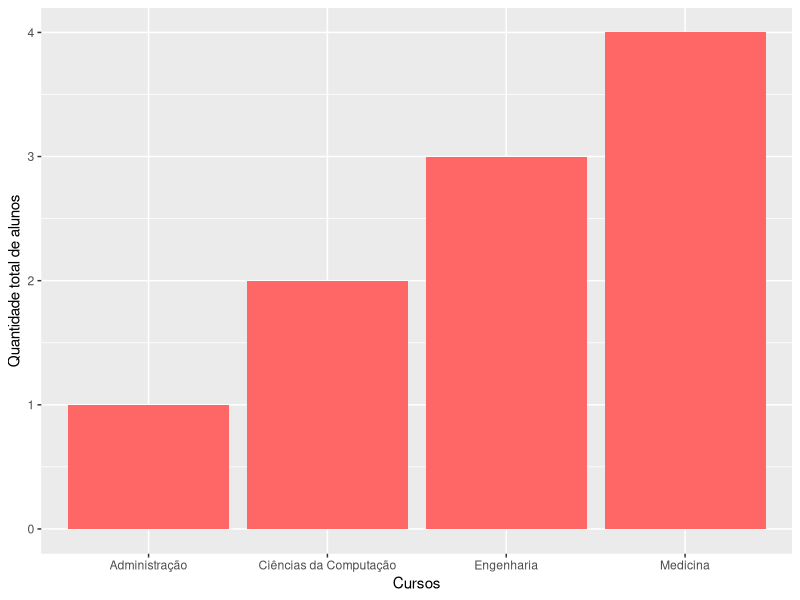
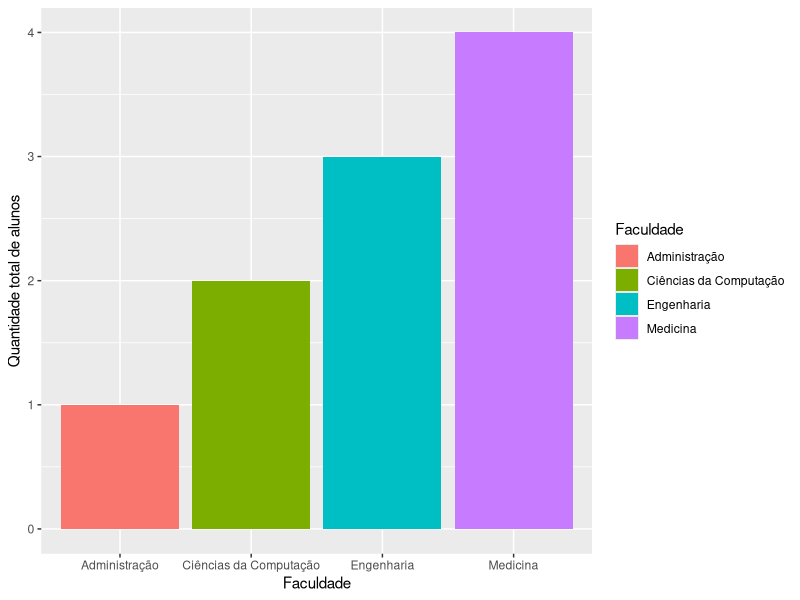
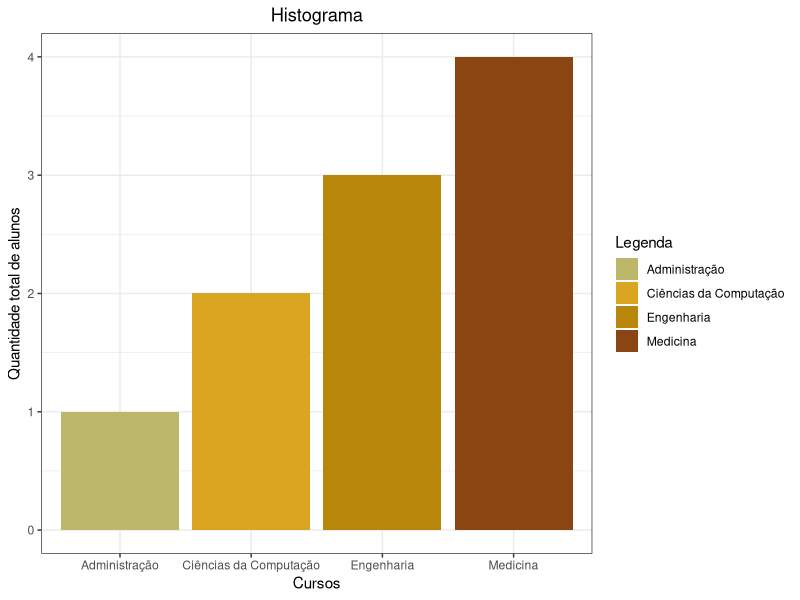
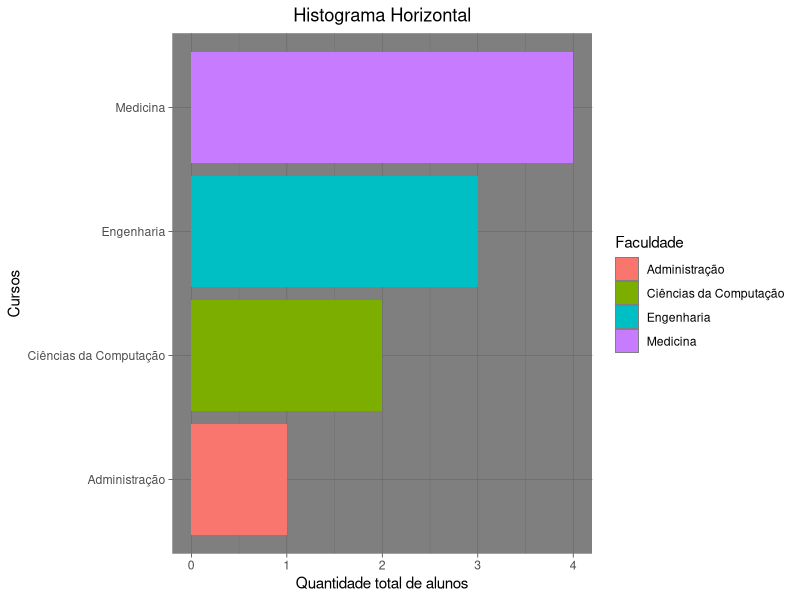

R code for these plots, in order:
# instalando a biblioteca GGPLOT 2 e tidyverse #
install.packages("ggplot2")
install.packages("tidyverse")

# https://www.r-graph-gallery.com/ggplot2-package.html #

# Carregando os pacotes para o ambiente R #
library(ggplot2)
library(tidyverse)
library(car)

# Criando um dataframe com informações de alunos #
alunos <- data.frame(
  "Nome" = c("Alice", "Bob", "Charlie", "Diana", "Eva", "Fernanda", "Gabriel", "Helen", "Ian", "Julia"),
  "Idade" = c(20, 22, 21, 23, 19, 24, 20, 22, 21, 23),
  "Qtd_Livros" = c(10, 5, 8, 12, 6, 15, 9, 7, 11, 13),
  "Faculdade" = c("Engenharia", "Ciências da Computação", "Medicina", "Medicina", "Administração",
                  "Engenharia", "Engenharia", "Medicina", "Medicina", "Ciências da Computação")
)

#########
# Histograma - Mesma cor #
ggplot(alunos, aes(x = Faculdade))+
  geom_bar(stat = "count", fill = "#ff6666")+
  xlab("Cursos")+
  ylab("Quantidade total de alunos")

#########
# Histograma com cores para cada classe (automático) #
ggplot(alunos, aes(x = Faculdade, fill = Faculdade)) +
  geom_bar(stat = "count") + 
  xlab("Faculdade") + 
  ylab("Quantidade total de alunos") #+ guides(fill=FALSE)


#########
# Histograma com cores para cada classe (manual) #
ggplot(alunos, aes(x = Faculdade, fill = Faculdade)) +
  geom_bar(stat = "count") + 
  xlab("Cursos") + 
  ylab("Quantidade total de alunos") +
  scale_fill_manual("Legenda", values = c("Administração" = "#BDB76B", "Ciências da Computação" = "#DAA520", "Engenharia" = "#B8860B", "Medicina" = "#8B4513")) +
  labs(title = "Histograma") + 
  theme_bw() + 
  theme(plot.title = element_text(hjust = 0.5))

#########
# Histograma Horizontal
ggplot(data = alunos, aes(x = Faculdade, fill = Faculdade)) +
  geom_bar(stat = "count") + 
  coord_flip() +
  xlab("Cursos") +
  ylab("Quantidade total de alunos") +
  ggtitle("Histograma Horizontal") +
  theme_dark() + 
  theme(plot.title = element_text(hjust = 0.5))
